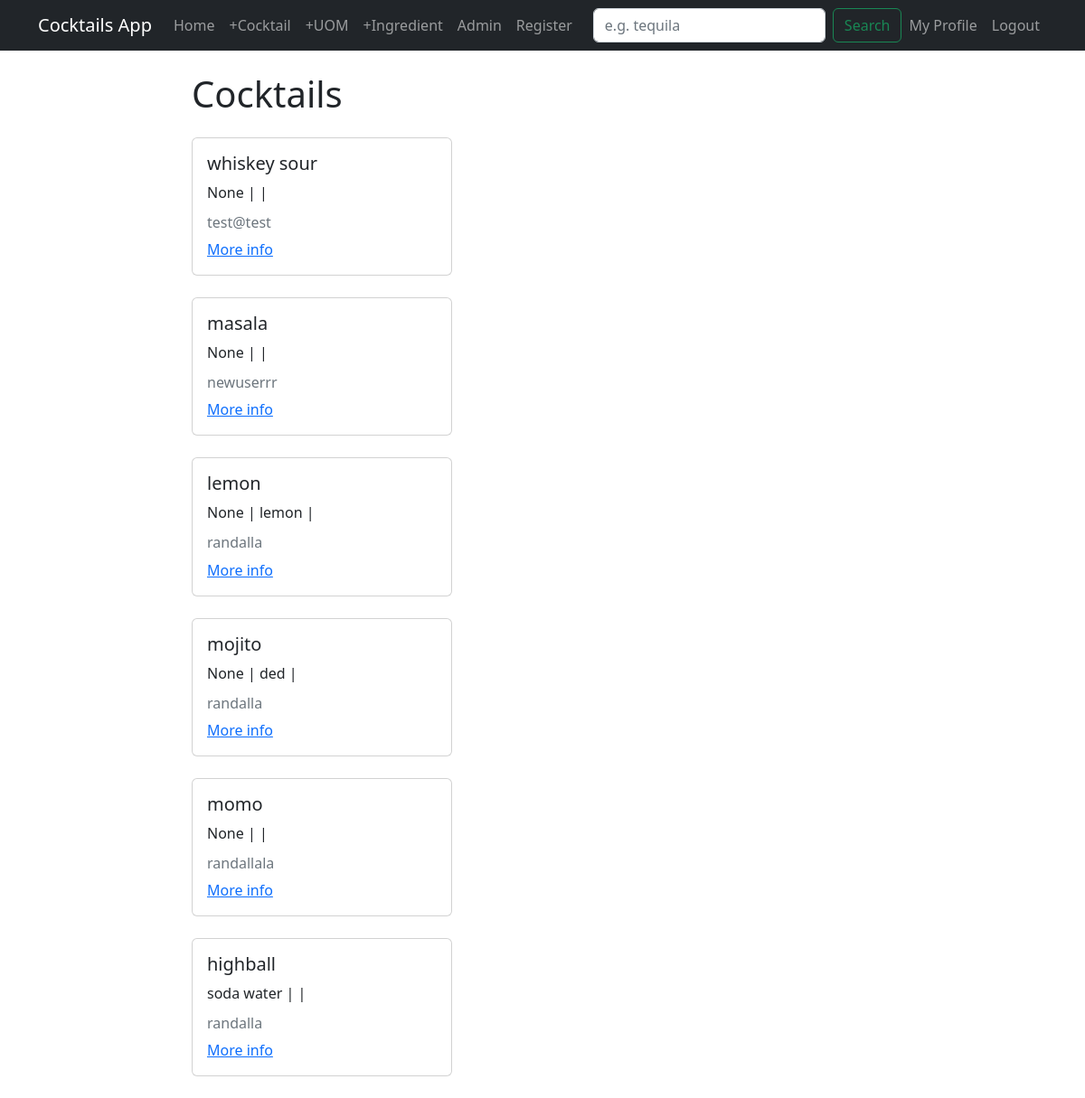
The app's page / (signed in) with its own data.
### cocktails/models.py (models this page shows, shortened)
class Cocktail(models.Model):
  name = models.CharField(max_length=100, unique=True)
  slug = models.SlugField(blank=True, null=True)
  notes = models.TextField(blank=True)
  uom = models.ForeignKey(UOM, on_delete=models.SET_NULL, blank=True, null=True)
  quantity = models.ForeignKey(Quantity, on_delete=models.SET_NULL, blank=True, null=True)
  ingredients = models.ForeignKey(Ingredient, on_delete=models.SET_NULL, blank=True, null=True)
  author = models.ForeignKey(User, on_delete=models.CASCADE)

class Ingredient(models.Model):
  name = models.TextField(unique=True)
  alcohol_content = models.DecimalField(max_digits=3, decimal_places=0, validators=PERCENTAGE_VALIDATOR, blank=False)
  def __str__(self):
    return self.name

### cocktails/views.py (the view)
# urls.py: path('', views.CocktailListView.as_view(), name="cocktails-home"),
class CocktailListView(ListView):
  model = models.Cocktail
  template_name = 'cocktails/home.html'
  context_object_name = 'cocktails'

### cocktails/templates/cocktails/home.html
{% extends "cocktails/base.html" %}
{% block content %}
<h1>Cocktails</h1>
{% for cocktail in cocktails %}
<div class="card my-4" style="width: 18rem;">
    <div class="card-body">
      <h5 class="card-title"> {{cocktail.name}} </h5>
      <p class="card-text"> {{cocktail.ingredients}} | {{cocktail.notes}} | {{cocktail.alcohol_content}} </p>
      <h6 class="card-subtitle mb-2 text-muted"> {{cocktail.author}} </h6>
      <a href="{% url 'cocktails-detail' cocktail.pk %}" class="card-link">More info</a>
    </div>
  </div>
{% endfor %}
{% endblock content %}

### records on screen
Cocktail: name "whiskey sour", ingredients "None", author "test@test"
Cocktail: name "masala", ingredients "None", author "newuserrr"
Cocktail: name "lemon", ingredients "None", notes "lemon", author "randalla"
Cocktail: name "mojito", ingredients "None", notes "ded", author "randalla"
Cocktail: name "momo", ingredients "None", author "randallala"
Cocktail: name "highball", ingredients "soda water", author "randalla"
